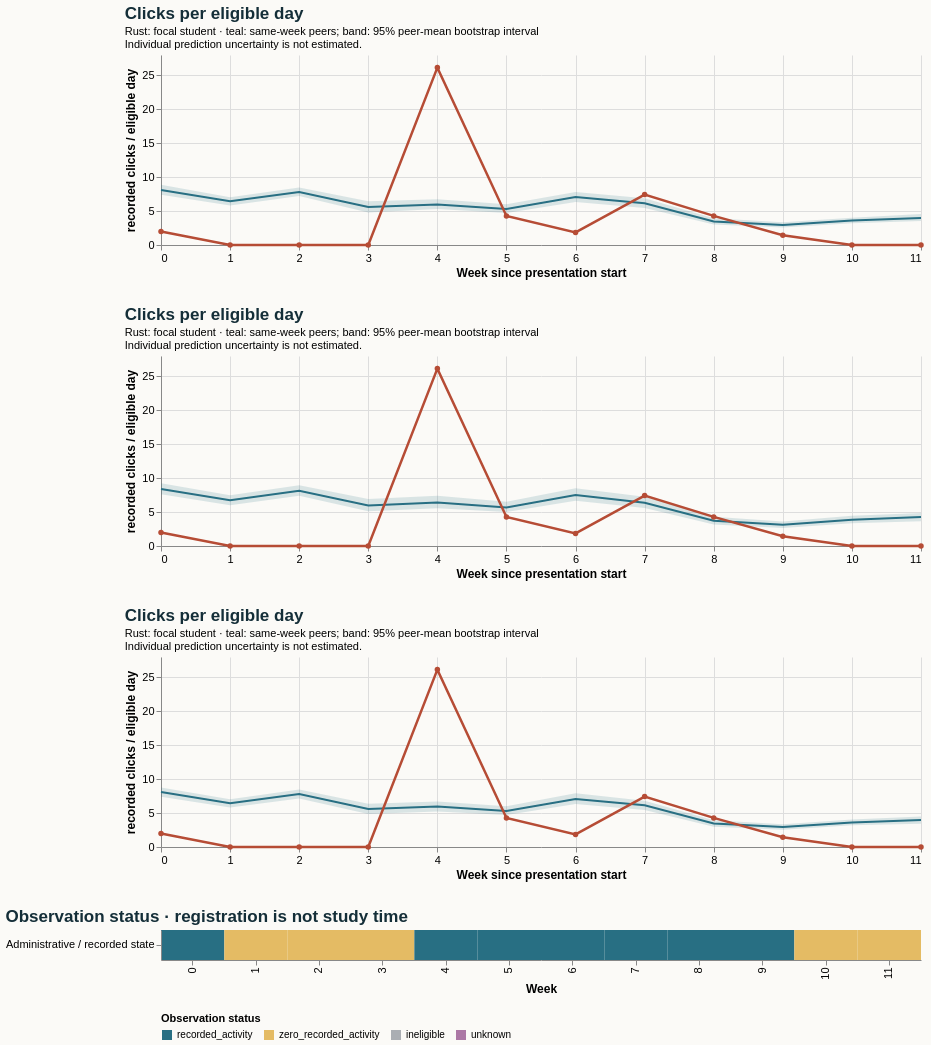

This figure's Vega-Lite source:
### Vega-Lite specification from a JSON file in a GitHub repository (floating-point values rounded to 4 significant figures)
{"$schema": "https://vega.github.io/schema/vega-lite/v5.20.1.json", "config": {"axis": {"labelFontSize": 11, "titleFontSize": 12}, "background": "#fbfaf7", "font": "sans-serif", "title": {"anchor": "start", "color": "#142e38", "fontSize": 17, "subtitleFontSize": 11}, "view": {"continuousHeight": 300, "continuousWidth": 300, "stroke": null}}, "datasets": {"data-92d4ab6de7adba1de4684567870a9830": [{"end_day": 6, "focal_value": 2.0, "peer_ci_high": 8.87, "peer_ci_low": 7.398, "peer_mean": 8.09, "peer_observations": 1167, "peer_people": 1167, "reference": "course", "unit": "recorded clicks / eligible day", "week": 0}, {"end_day": 13, "focal_value": 0.0, "peer_ci_high": 7.023, "peer_ci_low": 5.809, "peer_mean": 6.449, "peer_observations": 1159, "peer_people": 1159, "reference": "course", "unit": "recorded clicks / eligible day", "week": 1}, {"end_day": 20, "focal_value": 0.0, "peer_ci_high": 8.455, "peer_ci_low": 7.218, "peer_mean": 7.8, "peer_observations": 1140, "peer_people": 1140, "reference": "course", "unit": "recorded clicks / eligible day", "week": 2}, {"end_day": 27, "focal_value": 0.0, "peer_ci_high": 6.432, "peer_ci_low": 4.782, "peer_mean": 5.586, "peer_observations": 1132, "peer_people": 1132, "reference": "course", "unit": "recorded clicks / eligible day", "week": 3}, {"end_day": 34, "focal_value": 26.14, "peer_ci_high": 6.724, "peer_ci_low": 5.314, "peer_mean": 5.952, "peer_observations": 1093, "peer_people": 1093, "reference": "course", "unit": "recorded clicks / eligible day", "week": 4}, {"end_day": 41, "focal_value": 4.286, "peer_ci_high": 6.016, "peer_ci_low": 4.716, "peer_mean": 5.31, "peer_observations": 1086, "peer_people": 1086, "reference": "course", "unit": "recorded clicks / eligible day", "week": 5}, {"end_day": 48, "focal_value": 1.857, "peer_ci_high": 7.795, "peer_ci_low": 6.345, "peer_mean": 7.057, "peer_observations": 1075, "peer_people": 1075, "reference": "course", "unit": "recorded clicks / eligible day", "week": 6}, {"end_day": 55, "focal_value": 7.429, "peer_ci_high": 6.876, "peer_ci_low": 5.454, "peer_mean": 6.139, "peer_observations": 1059, "peer_people": 1059, "reference": "course", "unit": "recorded clicks / eligible day", "week": 7}, {"end_day": 62, "focal_value": 4.286, "peer_ci_high": 3.945, "peer_ci_low": 3.004, "peer_mean": 3.471, "peer_observations": 1049, "peer_people": 1049, "reference": "course", "unit": "recorded clicks / eligible day", "week": 8}, {"end_day": 69, "focal_value": 1.429, "peer_ci_high": 3.356, "peer_ci_low": 2.565, "peer_mean": 2.935, "peer_observations": 1032, "peer_people": 1032, "reference": "course", "unit": "recorded clicks / eligible day", "week": 9}, {"end_day": 76, "focal_value": 0.0, "peer_ci_high": 4.013, "peer_ci_low": 3.192, "peer_mean": 3.602, "peer_observations": 1026, "peer_people": 1026, "reference": "course", "unit": "recorded clicks / eligible day", "week": 10}, {"end_day": 83, "focal_value": 0.0, "peer_ci_high": 4.567, "peer_ci_low": 3.524, "peer_mean": 3.979, "peer_observations": 1021, "peer_people": 1021, "reference": "course", "unit": "recorded clicks / eligible day", "week": 11}], "data-93755b90f4f02dfb5bcf1889a64fd76b": [{"end_day": 6, "focal_value": 2.0, "peer_ci_high": 8.777, "peer_ci_low": 7.42, "peer_mean": 8.09, "peer_observations": 1167, "peer_people": 1167, "reference": "early_stage", "unit": "recorded clicks / eligible day", "week": 0}, {"end_day": 13, "focal_value": 0.0, "peer_ci_high": 7.051, "peer_ci_low": 5.811, "peer_mean": 6.449, "peer_observations": 1159, "peer_people": 1159, "reference": "early_stage", "unit": "recorded clicks / eligible day", "week": 1}, {"end_day": 20, "focal_value": 0.0, "peer_ci_high": 8.484, "peer_ci_low": 7.146, "peer_mean": 7.8, "peer_observations": 1140, "peer_people": 1140, "reference": "early_stage", "unit": "recorded clicks / eligible day", "week": 2}, {"end_day": 27, "focal_value": 0.0, "peer_ci_high": 6.391, "peer_ci_low": 4.851, "peer_mean": 5.586, "peer_observations": 1132, "peer_people": 1132, "reference": "early_stage", "unit": "recorded clicks / eligible day", "week": 3}, {"end_day": 34, "focal_value": 26.14, "peer_ci_high": 6.716, "peer_ci_low": 5.243, "peer_mean": 5.952, "peer_observations": 1093, "peer_people": 1093, "reference": "early_stage", "unit": "recorded clicks / eligible day", "week": 4}, {"end_day": 41, "focal_value": 4.286, "peer_ci_high": 5.995, "peer_ci_low": 4.699, "peer_mean": 5.31, "peer_observations": 1086, "peer_people": 1086, "reference": "early_stage", "unit": "recorded clicks / eligible day", "week": 5}, {"end_day": 48, "focal_value": 1.857, "peer_ci_high": 7.905, "peer_ci_low": 6.35, "peer_mean": 7.057, "peer_observations": 1075, "peer_people": 1075, "reference": "early_stage", "unit": "recorded clicks / eligible day", "week": 6}, {"end_day": 55, "focal_value": 7.429, "peer_ci_high": 6.832, "peer_ci_low": 5.448, "peer_mean": 6.139, "peer_observations": 1059, "peer_people": 1059, "reference": "early_stage", "unit": "recorded clicks / eligible day", "week": 7}, {"end_day": 62, "focal_value": 4.286, "peer_ci_high": 3.929, "peer_ci_low": 2.988, "peer_mean": 3.471, "peer_observations": 1049, "peer_people": 1049, "reference": "early_stage", "unit": "recorded clicks / eligible day", "week": 8}, {"end_day": 69, "focal_value": 1.429, "peer_ci_high": 3.34, "peer_ci_low": 2.532, "peer_mean": 2.935, "peer_observations": 1032, "peer_people": 1032, "reference": "early_stage", "unit": "recorded clicks / eligible day", "week": 9}, {"end_day": 76, "focal_value": 0.0, "peer_ci_high": 4.063, "peer_ci_low": 3.21, "peer_mean": 3.602, "peer_observations": 1026, "peer_people": 1026, "reference": "early_stage", "unit": "recorded clicks / eligible day", "week": 10}, {"end_day": 83, "focal_value": 0.0, "peer_ci_high": 4.495, "peer_ci_low": 3.441, "peer_mean": 3.979, "peer_observations": 1021, "peer_people": 1021, "reference": "early_stage", "unit": "recorded clicks / eligible day", "week": 11}], "data-a6694ba2ab06bf27ba331d8b4b7487ff": [{"eligible_days": 7.0, "end_day": 6, "logging_completeness": "unknown", "observation_status": "recorded_activity", "row": "Administrative / recorded state", "score_status": "withheld_release_time_unknown", "start_day": 0, "value": 2.0, "week": 0}, {"eligible_days": 7.0, "end_day": 13, "logging_completeness": "unknown", "observation_status": "zero_recorded_activity", "row": "Administrative / recorded state", "score_status": "withheld_release_time_unknown", "start_day": 7, "value": 0.0, "week": 1}, {"eligible_days": 7.0, "end_day": 20, "logging_completeness": "unknown", "observation_status": "zero_recorded_activity", "row": "Administrative / recorded state", "score_status": "withheld_release_time_unknown", "start_day": 14, "value": 0.0, "week": 2}, {"eligible_days": 7.0, "end_day": 27, "logging_completeness": "unknown", "observation_status": "zero_recorded_activity", "row": "Administrative / recorded state", "score_status": "withheld_release_time_unknown", "start_day": 21, "value": 0.0, "week": 3}, {"eligible_days": 7.0, "end_day": 34, "logging_completeness": "unknown", "observation_status": "recorded_activity", "row": "Administrative / recorded state", "score_status": "withheld_release_time_unknown", "start_day": 28, "value": 26.14, "week": 4}, {"eligible_days": 7.0, "end_day": 41, "logging_completeness": "unknown", "observation_status": "recorded_activity", "row": "Administrative / recorded state", "score_status": "withheld_release_time_unknown", "start_day": 35, "value": 4.286, "week": 5}, {"eligible_days": 7.0, "end_day": 48, "logging_completeness": "unknown", "observation_status": "recorded_activity", "row": "Administrative / recorded state", "score_status": "withheld_release_time_unknown", "start_day": 42, "value": 1.857, "week": 6}, {"eligible_days": 7.0, "end_day": 55, "logging_completeness": "unknown", "observation_status": "recorded_activity", "row": "Administrative / recorded state", "score_status": "withheld_release_time_unknown", "start_day": 49, "value": 7.429, "week": 7}, {"eligible_days": 7.0, "end_day": 62, "logging_completeness": "unknown", "observation_status": "recorded_activity", "row": "Administrative / recorded state", "score_status": "withheld_release_time_unknown", "start_day": 56, "value": 4.286, "week": 8}, {"eligible_days": 7.0, "end_day": 69, "logging_completeness": "unknown", "observation_status": "recorded_activity", "row": "Administrative / recorded state", "score_status": "withheld_release_time_unknown", "start_day": 63, "value": 1.429, "week": 9}, {"eligible_days": 7.0, "end_day": 76, "logging_completeness": "unknown", "observation_status": "zero_recorded_activity", "row": "Administrative / recorded state", "score_status": "withheld_release_time_unknown", "start_day": 70, "value": 0.0, "week": 10}, {"eligible_days": 7.0, "end_day": 83, "logging_completeness": "unknown", "observation_status": "zero_recorded_activity", "row": "Administrative / recorded state", "score_status": "withheld_release_time_unknown", "start_day": 77, "value": 0.0, "week": 11}], "data-c1847d570d122370f3edeaa337e92e3d": [{"end_day": 6, "focal_value": 2.0, "peer_ci_high": 9.264, "peer_ci_low": 7.621, "peer_mean": 8.389, "peer_observations": 933, "peer_people": 933, "reference": "same_prior_attempt", "unit": "recorded clicks / eligible day", "week": 0}, {"end_day": 13, "focal_value": 0.0, "peer_ci_high": 7.488, "peer_ci_low": 6.006, "peer_mean": 6.736, "peer_observations": 928, "peer_people": 928, "reference": "same_prior_attempt", "unit": "recorded clicks / eligible day", "week": 1}, {"end_day": 20, "focal_value": 0.0, "peer_ci_high": 8.945, "peer_ci_low": 7.394, "peer_mean": 8.135, "peer_observations": 916, "peer_people": 916, "reference": "same_prior_attempt", "unit": "recorded clicks / eligible day", "week": 2}, {"end_day": 27, "focal_value": 0.0, "peer_ci_high": 6.91, "peer_ci_low": 5.111, "peer_mean": 5.983, "peer_observations": 908, "peer_people": 908, "reference": "same_prior_attempt", "unit": "recorded clicks / eligible day", "week": 3}, {"end_day": 34, "focal_value": 26.14, "peer_ci_high": 7.416, "peer_ci_low": 5.573, "peer_mean": 6.408, "peer_observations": 875, "peer_people": 875, "reference": "same_prior_attempt", "unit": "recorded clicks / eligible day", "week": 4}, {"end_day": 41, "focal_value": 4.286, "peer_ci_high": 6.516, "peer_ci_low": 5.002, "peer_mean": 5.69, "peer_observations": 871, "peer_people": 871, "reference": "same_prior_attempt", "unit": "recorded clicks / eligible day", "week": 5}, {"end_day": 48, "focal_value": 1.857, "peer_ci_high": 8.523, "peer_ci_low": 6.686, "peer_mean": 7.511, "peer_observations": 864, "peer_people": 864, "reference": "same_prior_attempt", "unit": "recorded clicks / eligible day", "week": 6}, {"end_day": 55, "focal_value": 7.429, "peer_ci_high": 7.266, "peer_ci_low": 5.609, "peer_mean": 6.378, "peer_observations": 853, "peer_people": 853, "reference": "same_prior_attempt", "unit": "recorded clicks / eligible day", "week": 7}, {"end_day": 62, "focal_value": 4.286, "peer_ci_high": 4.296, "peer_ci_low": 3.165, "peer_mean": 3.717, "peer_observations": 845, "peer_people": 845, "reference": "same_prior_attempt", "unit": "recorded clicks / eligible day", "week": 8}, {"end_day": 69, "focal_value": 1.429, "peer_ci_high": 3.624, "peer_ci_low": 2.669, "peer_mean": 3.125, "peer_observations": 831, "peer_people": 831, "reference": "same_prior_attempt", "unit": "recorded clicks / eligible day", "week": 9}, {"end_day": 76, "focal_value": 0.0, "peer_ci_high": 4.446, "peer_ci_low": 3.36, "peer_mean": 3.865, "peer_observations": 827, "peer_people": 827, "reference": "same_prior_attempt", "unit": "recorded clicks / eligible day", "week": 10}, {"end_day": 83, "focal_value": 0.0, "peer_ci_high": 4.881, "peer_ci_low": 3.658, "peer_mean": 4.273, "peer_observations": 823, "peer_people": 823, "reference": "same_prior_attempt", "unit": "recorded clicks / eligible day", "week": 11}]}, "resolve": {"scale": {"color": "independent"}}, "spacing": 28, "vconcat": [{"data": {"name": "data-92d4ab6de7adba1de4684567870a9830"}, "height": 190, "layer": [{"encoding": {"x": {"axis": {"tickMinStep": 1}, "field": "week", "title": "Week since presentation start", "type": "quantitative"}, "y": {"field": "peer_ci_low", "scale": {"zero": true}, "title": "recorded clicks / eligible day", "type": "quantitative"}, "y2": {"field": "peer_ci_high"}}, "mark": {"color": "#286f83", "opacity": 0.16, "type": "area"}}, {"encoding": {"tooltip": [{"field": "week", "type": "quantitative"}, {"field": "peer_mean", "type": "quantitative"}, {"field": "peer_people", "type": "quantitative"}, {"field": "peer_observations", "type": "quantitative"}], "x": {"field": "week", "type": "quantitative"}, "y": {"field": "peer_mean", "type": "quantitative"}}, "mark": {"color": "#286f83", "strokeWidth": 2, "type": "line"}}, {"encoding": {"tooltip": [{"field": "week", "type": "quantitative"}, {"field": "focal_value", "type": "quantitative"}], "x": {"field": "week", "type": "quantitative"}, "y": {"field": "focal_value", "type": "quantitative"}}, "mark": {"color": "#b64c35", "point": {"color": "#b64c35"}, "strokeWidth": 2.5, "type": "line"}}], "title": {"subtitle": ["Rust: focal student · teal: same-week peers; band: 95% peer-mean bootstrap interval", "Individual prediction uncertainty is not estimated."], "text": "Clicks per eligible day"}, "width": 760}, {"data": {"name": "data-c1847d570d122370f3edeaa337e92e3d"}, "height": 190, "layer": [{"encoding": {"x": {"axis": {"tickMinStep": 1}, "field": "week", "title": "Week since presentation start", "type": "quantitative"}, "y": {"field": "peer_ci_low", "scale": {"zero": true}, "title": "recorded clicks / eligible day", "type": "quantitative"}, "y2": {"field": "peer_ci_high"}}, "mark": {"color": "#286f83", "opacity": 0.16, "type": "area"}}, {"encoding": {"tooltip": [{"field": "week", "type": "quantitative"}, {"field": "peer_mean", "type": "quantitative"}, {"field": "peer_people", "type": "quantitative"}, {"field": "peer_observations", "type": "quantitative"}], "x": {"field": "week", "type": "quantitative"}, "y": {"field": "peer_mean", "type": "quantitative"}}, "mark": {"color": "#286f83", "strokeWidth": 2, "type": "line"}}, {"encoding": {"tooltip": [{"field": "week", "type": "quantitative"}, {"field": "focal_value", "type": "quantitative"}], "x": {"field": "week", "type": "quantitative"}, "y": {"field": "focal_value", "type": "quantitative"}}, "mark": {"color": "#b64c35", "point": {"color": "#b64c35"}, "strokeWidth": 2.5, "type": "line"}}], "title": {"subtitle": ["Rust: focal student · teal: same-week peers; band: 95% peer-mean bootstrap interval", "Individual prediction uncertainty is not estimated."], "text": "Clicks per eligible day"}, "width": 760}, {"data": {"name": "data-93755b90f4f02dfb5bcf1889a64fd76b"}, "height": 190, "layer": [{"encoding": {"x": {"axis": {"tickMinStep": 1}, "field": "week", "title": "Week since presentation start", "type": "quantitative"}, "y": {"field": "peer_ci_low", "scale": {"zero": true}, "title": "recorded clicks / eligible day", "type": "quantitative"}, "y2": {"field": "peer_ci_high"}}, "mark": {"color": "#286f83", "opacity": 0.16, "type": "area"}}, {"encoding": {"tooltip": [{"field": "week", "type": "quantitative"}, {"field": "peer_mean", "type": "quantitative"}, {"field": "peer_people", "type": "quantitative"}, {"field": "peer_observations", "type": "quantitative"}], "x": {"field": "week", "type": "quantitative"}, "y": {"field": "peer_mean", "type": "quantitative"}}, "mark": {"color": "#286f83", "strokeWidth": 2, "type": "line"}}, {"encoding": {"tooltip": [{"field": "week", "type": "quantitative"}, {"field": "focal_value", "type": "quantitative"}], "x": {"field": "week", "type": "quantitative"}, "y": {"field": "focal_value", "type": "quantitative"}}, "mark": {"color": "#b64c35", "point": {"color": "#b64c35"}, "strokeWidth": 2.5, "type": "line"}}], "title": {"subtitle": ["Rust: focal student · teal: same-week peers; band: 95% peer-mean bootstrap interval", "Individual prediction uncertainty is not estimated."], "text": "Clicks per eligible day"}, "width": 760}, {"data": {"name": "data-a6694ba2ab06bf27ba331d8b4b7487ff"}, "encoding": {"color": {"field": "observation_status", "legend": {"labelLimit": 260, "orient": "bottom"}, "scale": {"domain": ["recorded_activity", "zero_recorded_activity", "ineligible", "unknown"], "range": ["#286f83", "#e4bb64", "#aaaeb3", "#ac78a5"]}, "title": "Observation status", "type": "nominal"}, "tooltip": [{"field": "week", "type": "quantitative"}, {"field": "eligible_days", "type": "quantitative"}, {"field": "observation_status", "type": "nominal"}, {"field": "logging_completeness", "type": "nominal"}], "x": {"field": "week", "title": "Week", "type": "ordinal"}, "y": {"field": "row", "title": null, "type": "nominal"}}, "height": 30, "mark": {"type": "rect"}, "title": "Observation status · registration is not study time", "width": 760}]}
